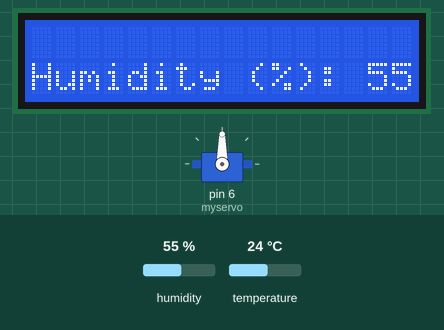
Bench run of a sketch on a simulated Arduino Uno, built with avr-gcc and run on an emulated ATmega328P. On the bench: servo, 16×2 character LCD. The test bench sets the inputs (shaded band); at power-on: humidity 55 %, temperature 24 °C. What the sketch prints to the serial monitor is not drawn.

Above: at 1.6 s.
At 61.0 s:
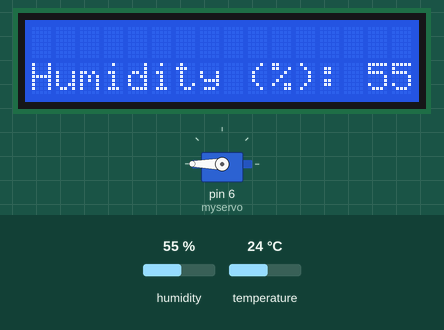
Timing chart, 0 to 122.9 s (numbered marks = the images above):
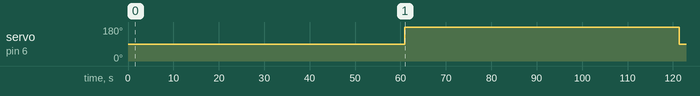

The sketch:

servopluslcd.ino
```cpp
#include <LiquidCrystal.h>
#include <dht.h>
#include <Adafruit_Sensor.h>
#include <Time.h>
#include <TimeLib.h>
#include <Servo.h>


Servo myservo; // create servo object to control a servo
int angle = 0; // variable to store the servo position
dht DHT;
#define dht_apin 7

//constants for the number of rows and columns in the LCD
const int numRows = 2;
const int numCols = 16;
// initialize the library with the numbers of the interface pins
LiquidCrystal lcd(12, 11, 5, 4, 3, 2);

void setup()
{
  Serial.begin(9600);
  delay(500);//Wait before accessing Sensor
  myservo.attach(6); // attaches the servo on pin 9 to the servo object
  setTime(11,44,00,01,06,2017);
  DHT.read11(dht_apin);
  lcd.begin(numCols, numRows);
  lcd.print("Hello World!"); // Print a message to the LCD.
  lcd.clear();
  delay(1000);//Wait before accessing Sensor
}

// Untuk display dalam rangka debug waktu
void digitalClockDisplay() {
   time_t t = now();
   Serial.print(hour(t));
   printDigits(minute(t));
   printDigits(second(t));
   Serial.print(" ");
   Serial.print(day(t));
   Serial.print(" ");
   Serial.print(month(t));
   Serial.print(" ");
   Serial.print(year(t));
   Serial.println();
}

// Untuk print digit waktu pada display dalam rangka debug waktu
void printDigits(int digits) {
   Serial.print(":");
   if (digits < 10)
   Serial.print('0');
   Serial.print(digits);
}

void loop()
{
  time_t t = now();
  lcd.setCursor(0,1);
  lcd.print("Humidity (%): ");
  lcd.print(DHT.humidity, 2);
  Serial.print("Temperature (°C): ");
  Serial.println(DHT.temperature, 2);
  if ((hour(t) == 11) && (minute(t) == 45) && (second(t) == 00)) {
      myservo.write(180); // tell servo to go to position in variable 'angle'
      delay(20); // waits 20ms between servo commands
  }
  if ((hour(t) == 11) && (minute(t) == 46) && (second(t) == 00)) {
      myservo.write(90); // move servo in opposite direction
      delay(20); // waits 20ms between servo commands
  }
  delay(1000);
}
```

Measured:
- by itself, servo on pin 6 (myservo): 90° → 180° at 60.9 s, → 90° 60.4 s later
